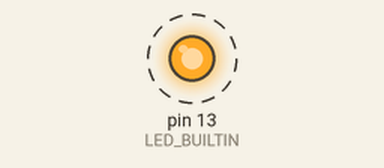
Simulated run of this sketch. Board: Arduino Uno, built with avr-gcc and run on an emulated ATmega328P. Shown: output pins drawn as LEDs (lit = HIGH). Dashed ring = blinking. What the sketch prints to the serial monitor is not drawn.

Above: at 0.2 s.
Timing chart, 0 to 3.0 s (numbered marks = the images above):
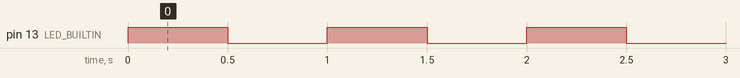

The sketch:

blink.ino
```cpp
void setup() {
  // put your setup code here, to run once:
  pinMode(LED_BUILTIN, OUTPUT);
  Serial.begin(115200);
  Serial.println("Hello, world!");
}

void loop() {
  // put your main code here, to run repeatedly:
  digitalWrite(LED_BUILTIN, HIGH);
  Serial.println("LED on.");
  delay(500);
  digitalWrite(LED_BUILTIN, LOW);
  Serial.println("LED off.");
  delay(500);
}
```

Measured:
- by itself, pin 13 (LED_BUILTIN): alternates HIGH for 0.50 s and LOW for 0.50 s
